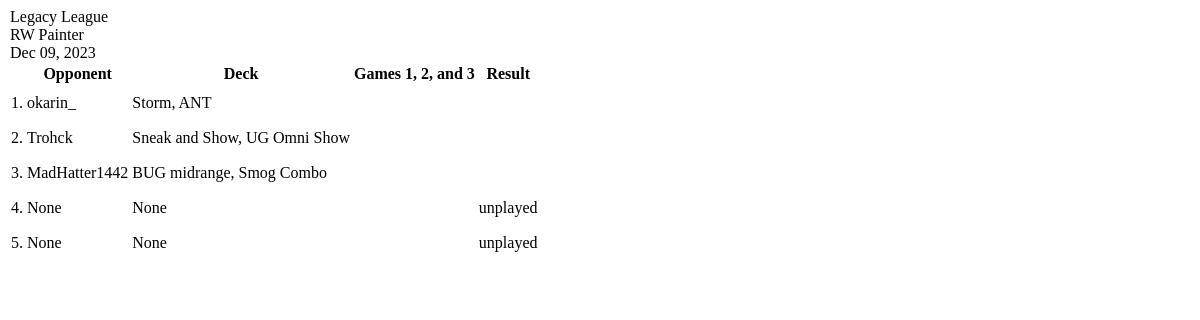
The page /new_league_submit (signed in) on the database as committed earlier.
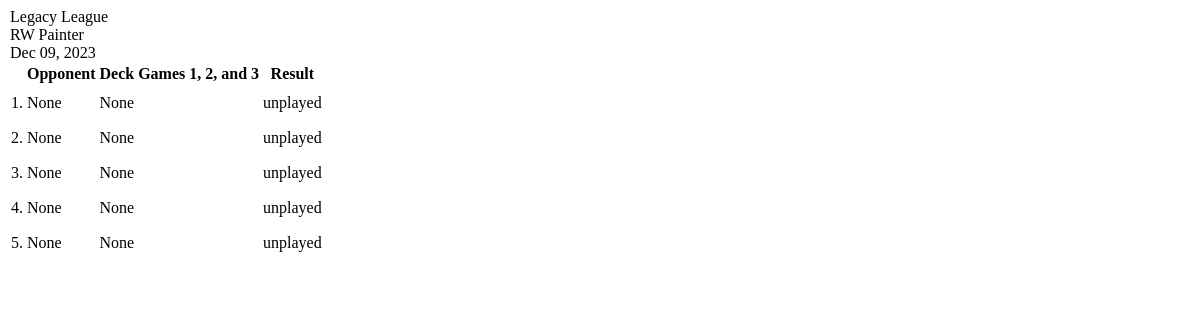
The same page on the database as committed later.
### core/models.py (models this page shows, shortened)
class Match(models.Model):
    user = models.ForeignKey(CustomUser, null=True, on_delete=models.CASCADE)
    dateCreated = models.DateTimeField(default=timezone.now, null=True)
    mtgFormat = models.ForeignKey(MtgFormat, null=True, on_delete=models.CASCADE, related_name="mtgFormat")
    myDeck = models.ForeignKey(Deck, null=True, on_delete=models.CASCADE, related_name="mydeck")
    theirName = models.CharField(null=True, max_length=100)
    theirArchetype = models.ForeignKey(Archetype, verbose_name="Their Archetype", null=True, on_delete=models.CASCADE, related_name="theirarchetype")
    theirDeck = models.ForeignKey(Deck, verbose_name="Their Deck", null=True, on_delete=models.CASCADE, related_name="theirdeck")
    theirFlavor = models.ForeignKey(Flavor, verbose_name="Thier Flavor", null=True, on_delete=models.CASCADE, related_name="theirflavors")
    inLeagueNum = models.IntegerField(null=True)
    game1 = models.BooleanField(verbose_name='Win1', null=True, default=None, help_text="win")
    game2 = models.BooleanField(verbose_name='Win2', null=True, default=None)
    game3 = models.BooleanField(verbose_name='Win3', null=True, default=None)
    didjawin = models.BooleanField('Match Win', null=True, default=None)
    league = models.ForeignKey(League, null=True, on_delete=models.CASCADE, related_name="matches")

class Deck(models.Model):
    name = models.CharField(verbose_name="deck name", max_length=25)
    mtgFormat = models.ForeignKey(MtgFormat, null=True, on_delete=models.CASCADE)
    archetype = models.ForeignKey(Archetype, null=True, on_delete=models.CASCADE)
    dateCreated = models.DateTimeField(default=timezone.now)
    def __str__(self):
        return str(self.name)

class Flavor(models.Model):
    name = models.CharField(max_length=30, default='none')
    deck = models.ForeignKey(Deck, null=True, on_delete=models.CASCADE, related_name="flavors")
    isdefault = models.BooleanField('default', default=False)
    def __str__(self):
        return f'{self.name}'

### core/views.py (the view, shortened to what this page needs)
# urls.py: path('new_league_submit', views.new_league_submit, name='new_league_submit'),
def new_league_submit(request):
    user = request.user
    context = {
    }
    return get_league_current(request)

### core/models.py (called while the page is built)
    def __str__(self):
        return self.name

### core/views.py (called while the page is built)
def get_league_current(request):
    user = request.user
    leagues_list = League.objects.filter(user=user).order_by('-dateCreated')
    try:
        current_league = leagues_list[0]
        matches_list = current_league.matches.all()
    except:
        current_league = None
        matches_list = None
    context = {
        "cLeague": current_league,
        "matches": matches_list
    }
    return render(request, 'core/partials/leaguematches/current_leaguetable.html', context)

### core/templates/core/partials/leaguematches/current_leaguetable.html (shortened to what this page needs)
{% if cLeague %}
    <table class="table table-hover matchtable">
        <legend class="text-center">
            <div class="row">
                <div class="col">
                    {{ cLeague.mtgFormat }} League
                </div>
                <div class="col">
                    {% if cLeague.myFlavor.name != "none" %}{{cLeague.myFlavor}}{% endif %} {{cLeague.myDeck}}
                </div>
                <div class="col">
                    {{cLeague.dateCreated|date:"M d, Y"}} {% if cLeague.isFinished %} * finished * {% endif %}
                </div>
            </div>
        </legend>
        <thead>
            <th></th>
            <th>Opponent</th>
            <th>Deck</th>
            <th colspan="3">Games 1, 2, and 3</th>
            <th>Result</th>
            <th></th>
        </thead>
        <tbody>
            {% for match in matches %}
                <tr class="align-middle">
                    <td class="align-middle">{{ match.inLeagueNum }}.</td>
                    <td>{{ match.theirName }}</td>
                    <td>{{ match.theirDeck }}{% if match.theirFlavor.name != "none" %}{% if match.theirFlavor.name != None %}, {{match.theirFlavor.name}}{% endif %}{% endif %}</td>
                    {% if match.game1 == 1 %}
                    <td><i class="bi bi-check2" style=" font-size: 2rem;color: rgb(102, 255, 47)"></i></td>
                    {% elif match.game1 == 0 %}
                    <td></td>
                    {% else %}
                    <td></td>
                    {% endif %}
                    {% if match.game2 == 1 %}
                    <td></td>
                    {% elif match.game2 == 0 %}
                    <td><i class="bi bi-x" style="color: red; font-size: 1.4rem;"></i></td>
                    {% else %}
                    <td></td>
                    {% endif %}
                    {% if match.game3 == 1 %}
                    <td></td>
                    {% elif match.game3 is None %}
                    <td></td>
                    {% elif match.game3 == 0 %}
                    <td><i class="bi bi-x" style="color: red; font-size: 1.4rem;"></i></td>
                    {% else %}
                    <td></td>
                    {% endif %}
                    {% if match.didjawin == 1 %}
                        <td></td>
                    {% elif match.didjawin == 0 %}
                        <td><i class="bi bi-x-circle" style="font-size: 1.8rem; color: red;"></i></td>
                    {% else %}
                        <td>unplayed</td>
                    {% endif %}
                    <td style="padding: 0;">
                        <a href="" hx-get="{% url 'edit_match' match.pk %}" hx-target="closest tr" hx-swap="outerHTML"><i class="bi bi-pencil" style="font-size: 1.8rem; padding-right: 15px;"></i></a>
                    </td>
                </tr>
            {% endfor %}
        </tbody>
    </table>
{% else %}
    <p>You don't have any leagues yet, click the above button to start your first league.</p>
{% endif %}

Rows that differ between the two databases and show on the page:
changed Match (number 1 of 5 on the later page): theirName "okarin_" → "None"; theirDeck "Storm" → "None"; game1 False → empty (drawn); game2 True → empty (drawn); game3 True → empty (drawn); theirFlavor.name "ANT" → (not shown); now shows "unplayed"
changed Match (number 2 of 5 on the later page): theirName "Trohck" → "None"; theirDeck "Sneak and Show" → "None"; game1 False → empty (drawn); game2 True → empty (drawn); game3 True → empty (drawn); theirFlavor.name "UG Omni Show" → (not shown); now shows "unplayed"
changed Match (number 3 of 5 on the later page): theirName "MadHatter1442" → "None"; theirDeck "BUG midrange" → "None"; game1 False → empty (drawn); game2 True → empty (drawn); game3 True → empty (drawn); theirFlavor.name "Smog Combo" → (not shown); now shows "unplayed"
